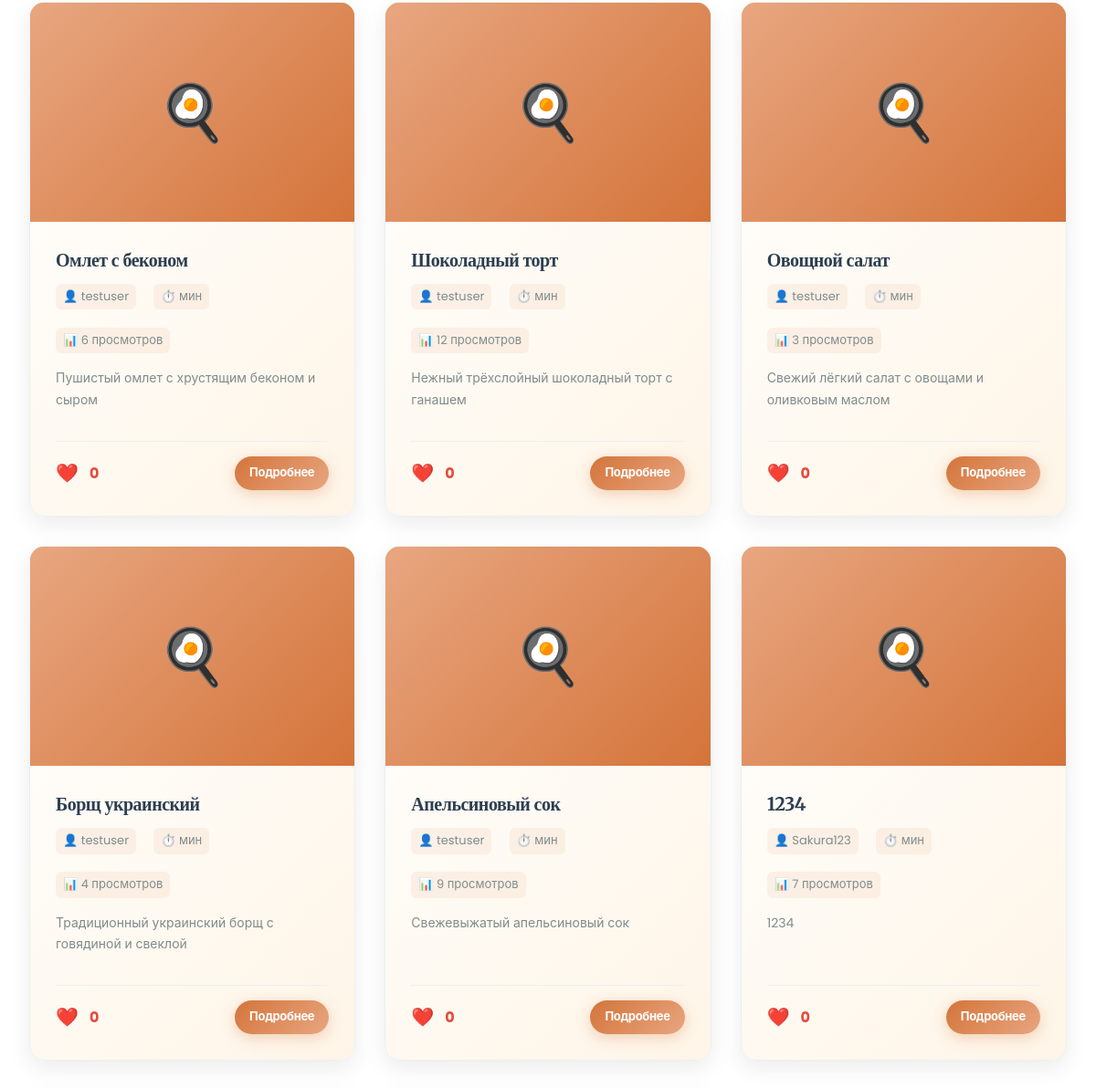
/ (middle part), run on an earlier commit of the app's database.
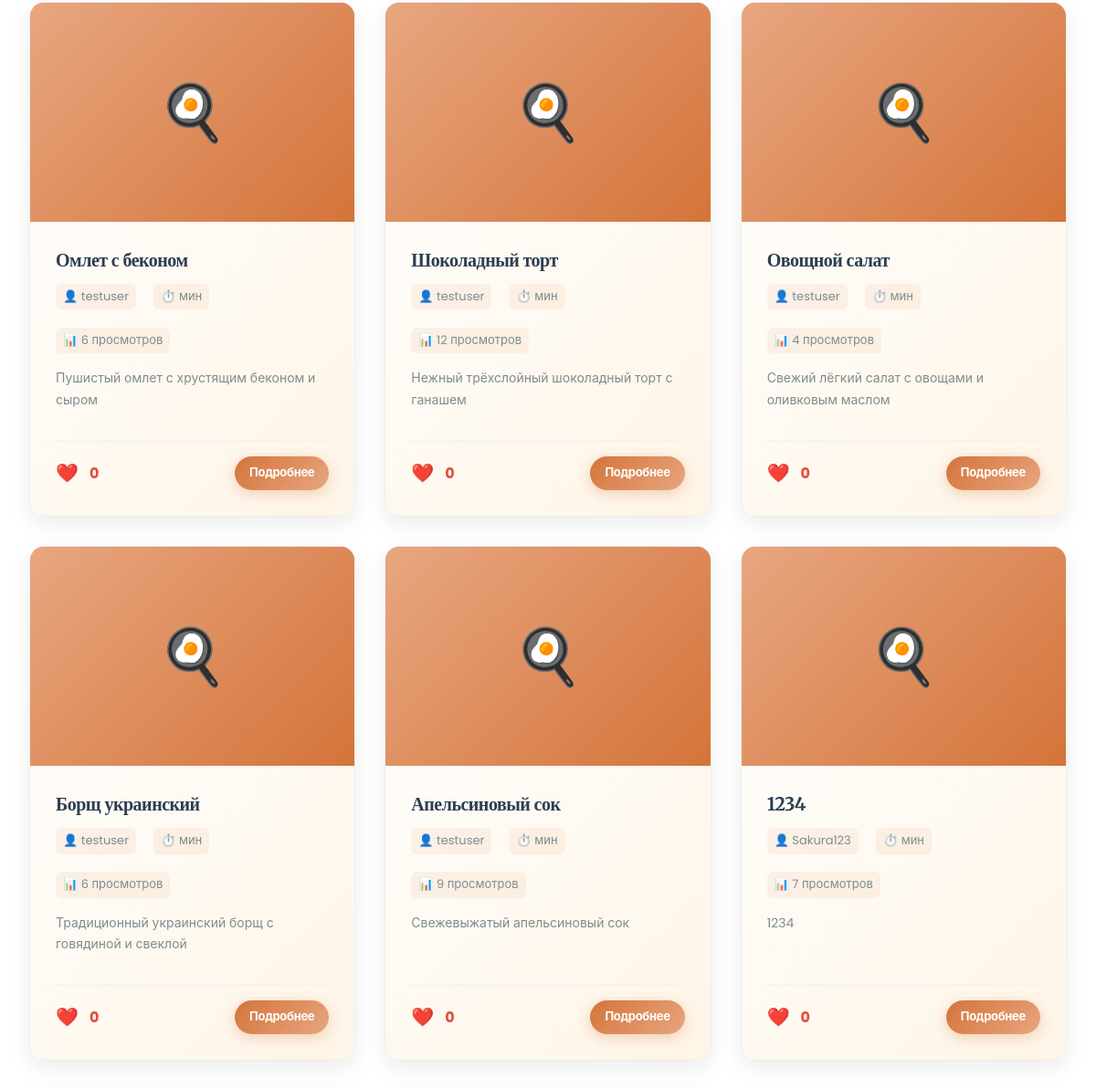
And on a later commit of the database.
### main/models.py (models this page shows, shortened)
class Recipe(models.Model):
    DIFFICULTY = [
        ('easy', 'Легко'),
        ('medium', 'Средне'),
        ('hard', 'Сложно'),
    ]
    CATEGORY = [
        ('breakfast', 'Завтрак'),
        ('lunch', 'Обед'),
        ('dinner', 'Ужин'),
        ('dessert', 'Десерт'),
        ('drink', 'Напиток'),
    ]
    title = models.CharField(max_length=200)
    author = models.ForeignKey(
        User,
        on_delete=models.CASCADE
    )
    description = models.TextField()
    category = models.CharField(
        max_length=20,
        choices=CATEGORY
    )
    image = models.ImageField(
        upload_to='recipes/',
        blank=True,
        null=True
    )
    ingredients = models.TextField()
    instructions = models.TextField()
    prep_time = models.IntegerField(default=0)
    cook_time = models.IntegerField(default=0)
    servings = models.IntegerField(default=1)
    difficulty = models.CharField(
        max_length=10,
        choices=DIFFICULTY,
        default='medium'
    )
    likes = models.IntegerField(default=0)
    views = models.IntegerField(default=0)
    created_at = models.DateTimeField(
        auto_now_add=True
    )

### main/views.py (the view)
# urls.py: path('', views.home, name='home'),
def home(request):
    recipes = Recipe.objects.all()[:12]
    return render(request, 'main/index.html', {
        'recipes': recipes
    })

### main/templates/main/index.html (shortened to what this page needs)
{% extends 'main/base.html' %}
{% block content %}
<section class="section">
    <div class="container">
        {% if recipes %}
            <div class="recipes-grid">
                {% for recipe in recipes %}
                    <div class="recipe-card fade-in">
                        <div class="recipe-image">
                            {% if recipe.image %}
                                <img src="{{ recipe.image.url }}" alt="{{ recipe.title }}" style="width:100%;height:100%;object-fit:cover;">
                            {% else %}
                                <div style="width:100%;height:100%;display:flex;align-items:center;justify-content:center;background:linear-gradient(135deg,#e8a680 0%,#d4743a 100%);font-size:60px;">
                                    🍳
                                </div>
                            {% endif %}
                        </div>
                        <div class="recipe-content">
                            <h3 class="recipe-title">{{ recipe.title }}</h3>
                            <div class="recipe-meta">
                                <span>👤 {{ recipe.author.username }}</span>
                                <span>⏱️ {{ recipe.get_total_time }} мин</span>
                                <span>📊 {{ recipe.views }} просмотров</span>
                            </div>
                            <p class="recipe-description">{{ recipe.description }}</p>
                            <div class="recipe-footer">
                                <div class="recipe-likes">
                                    <button class="like-btn {% if recipe.is_liked %}liked{% endif %}" onclick="toggleLike({{ recipe.id }})">❤️</button>
                                    <span id="likes-{{ recipe.id }}">{{ recipe.likes }}</span>
                                </div>
                                <a href="{% url 'recipe_detail' recipe.id %}" class="btn btn-primary btn-sm">Подробнее</a>
                            </div>
                        </div>
                    </div>
                {% endfor %}
            </div>
        {% else %}
            <div style="text-align:center;padding:3rem;">
                <p style="font-size:18px;color:var(--text-light);">Рецепты пока не добавлены. <a href="{% url 'add_recipe' %}">Добавьте первый рецепт!</a></p>
            </div>
        {% endif %}
    </div>
</section>
{% endblock %}

What changed in the data, as far as the page shows it:
changed Recipe "Овощной салат": views "3" → "4"
changed Recipe "Борщ украинский": views "4" → "6"
